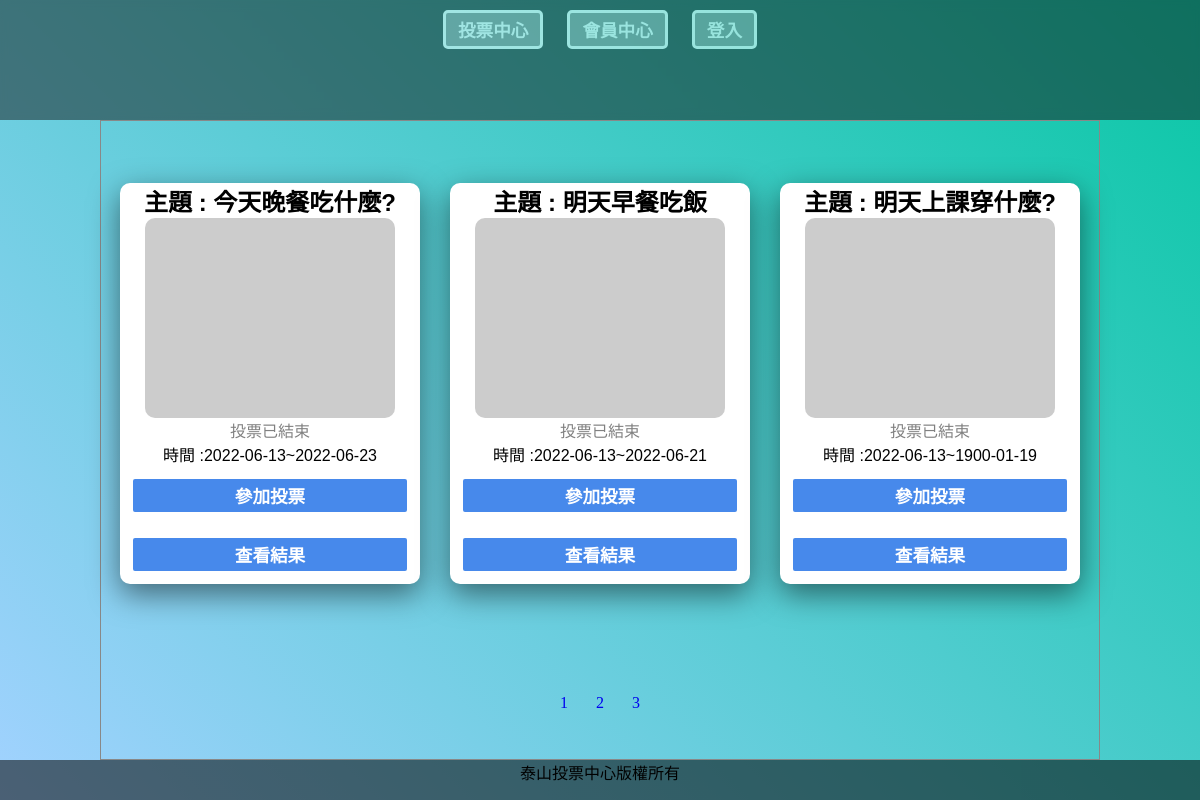
The page / on the database its author committed.
### tables this page shows
CREATE TABLE `subjects` (
  `id` int(11) UNSIGNED NOT NULL,
  `subject` varchar(128) NOT NULL,
  `type_id` int(11) NOT NULL,
  `multiple` tinyint(1) NOT NULL DEFAULT 0,
  `multi_limit` tinyint(2) NOT NULL DEFAULT 1,
  `start` date NOT NULL,
  `end` date NOT NULL,
  `total` int(11) UNSIGNED NOT NULL DEFAULT 0
);

### api/base.php (called while the page is built, shortened)
<?php
function pdo(){
    $dsn="mysql:host=localhost;charset=utf8;dbname=vote";
    return new PDO($dsn,'root','');
}
function all($table,...$arg){
    $pdo=pdo();
    $sql="SELECT * FROM $table ";
    switch(count($arg)){
        case 1:
            if(is_array($arg[0]) && !empty($arg[0])){
                foreach($arg[0] as $key => $value){
                    $tmp[]="`$key`='$value'";
                }
                $sql.=" WHERE ". implode(" AND " ,$tmp);
            }elseif(empty($arg[0])){
            }else{
                $sql.=$arg[0];
            }
        break;
        }
        return $pdo->query($sql)->fetchAll(PDO::FETCH_ASSOC);
    }
function math($table,$math,$col,...$arg){
    $pdo=pdo();
    $sql="SELECT $math(`$col`) FROM $table ";
        return $pdo->query($sql)->fetchColumn();
    }

### front/vote_list.php (the view, shortened to what this page needs)
<!DOCTYPE html>
<html lang="en">
<head>
</head>
<body>
    <?php
    $orderStr = '';
$total = math('subjects', 'count', 'id');
$div = 3;
$pages = ceil($total / $div);
$now = isset($_GET['p']) ? $_GET['p'] : 1;
$start = ($now - 1) * $div;
$page_rows = " limit $start,$div";
$subjects = all('subjects', $orderStr . $page_rows);
    ?>
    <div class="wrap">
        <div class="container">
            <?php
            foreach ($subjects as $subject) {
            ?>
                <div class="item">
                    <div>
                        <h2>主題 : <?=$subject['subject'];?></h2>
                    </div>
                    <div class="pic">
                        <img src="https://picsum.photos/id/684/400/400" alt="">
                    </div>
                    <?php
                    $today = strtotime("now");
                    $end = strtotime($subject['end']);
                    if (($end - $today) > 0) {
                        $remain = floor(($end - $today) / (60 * 60 * 24));
                        echo "倒數" . $remain . "天結束";
                    } else {
                        echo "<span style='color:grey'>投票已結束</span>";
                    }
                    ?>
                    <div>
                        <p>時間 :<?=$subject['start'];?>~<?=$subject['end'];?></p>
                    </div>
                    <button class="btn btn-primary" onclick="location.href='?do=vote&id=<?= $subject['id']; ?>'">參加投票</button>
                    <button class="btn btn-primary" onclick="location.href='?do=vote_result&id=<?=$subject['id'];?>'">查看結果</button>
                </div>
            <?php
            }
            ?>
</div>
<div class="page">
<?php
if ($pages > 1) {
    for ($i = 1; $i <= $pages; $i++) {
        echo "<a href='?p={$i}'>&nbsp;";
        echo $i;
        echo "&nbsp;</a>";
    }
}
?>
</div>
    </div>
</body>
</html>

### index.php (shortened to what this page needs)
<?php include_once "./api/base.php"; ?>
<!DOCTYPE html>
<html lang="en">
<head>
    <link rel="stylesheet" href="./css/basic.css">
    <link rel="stylesheet" href="./css/front.css">
</head>
<body>
        <div class="header">
            <?php
            include "./layout/header.php";
            ?>
        </div>
        <div class="section">
            <?php
            if (isset($file) && file_exists($file)) {
                include $file;
            } else {
                include "./front/vote_list.php";
            }
            ?>
        </div>
    <div class="footer">
        <?php include "./layout/footer.php"; ?>
    </div>
</body>
</html>

### layout/header.php
<div class="nav">
    <ul>
        <?php
        if (isset($_SESSION['user'])) {
        ?>
            <button class="btn" onclick="location.href='index.php'">投票中心</a></button>
            <button class="btn" onclick="location.href='./member/login.php'">會員中心</a></button>
            <button class="btn" onclick="location.href='./front/vote.php'">登出</a></button>
        <?php
        } else {
        ?>
            <button class="btn" onclick="location.href='index.php'">投票中心</a></button>
            <button class="btn" onclick="location.href='./member/login.php'">會員中心</a></button>
            <button class="btn" onclick="location.href='./front/vote.php'">登入</a></button>
        <?php
        }
        ?>
    </ul>
</div>

### layout/footer.php
<footer>
    <div class="right">泰山投票中心版權所有</div>
</footer>

### css/basic.css (style rules this page uses)
* { box-sizing: border-box; margin: 0; padding: 0; }
body { width: 100%; min-height: 100vh; }
.header { position: relative; width: 100%; min-height: 15vh; display: flex; justify-content: center; flex-wrap: wrap; background-color: #171818; opacity: 0.5; backdrop-filter: blur(5px); }
.section { position: relative; width: 100%; min-height: 80vh; display: flex; justify-content: center; }
.footer { position: fixed; bottom: 0; width: 100%; min-height: 5vh; display: flex; justify-content: center; background: #0000008a; }
.btn { color: #fff; display: inline-block; border:3px solid #fff; border-radius:5px; background:grey; padding:0.25rem 0.75rem; margin: 10px; font-size:1.1rem; font-weight: bold; box-sizing: 0 0 10px #ccc; }
.btn.btn-primary { background-color:rgb(71, 137, 235); }

### front/vote_list.php (style rules this page uses)
* { margin: 0; padding: 0; list-style: none; }
.wrap { width: 1000px; margin: 0 15px; display: flex; flex-wrap: wrap; align-items: center; border: 1px solid #888; }
.container { width: 1000px; margin: auto; display: flex; flex-wrap: wrap; justify-content: center; }
.item { text-align: center; width: 300px; margin: 15px; display: flex; flex-direction: column; background-color: white; border-radius: 10px; font-family: 'Noto Sans TC', sans-serif; box-shadow: 0 10px 30px rgba(0, 0, 0, .5); }
.item .pic { margin: auto; width: 250px; height: 200px; }
.item .pic img { width: 100%; height: 100%; object-fit: cover; border-radius: 10px; }
.page { width: 1000px; text-align: center; }
.page a { text-decoration: none; padding: 10px; }

### rows shown on the page
subjects: subject "今天晚餐吃什麼?", shows "投票已結束", start "2022-06-13", end "2022-06-23"
subjects: subject "明天早餐吃飯", shows "投票已結束", start "2022-06-13", end "2022-06-21"
subjects: subject "明天上課穿什麼?", shows "投票已結束", start "2022-06-13", end "1900-01-19"
